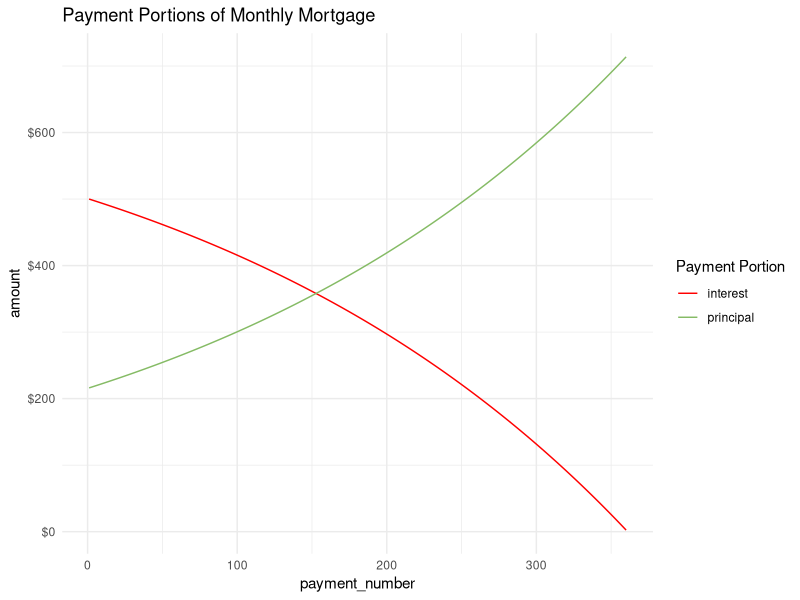
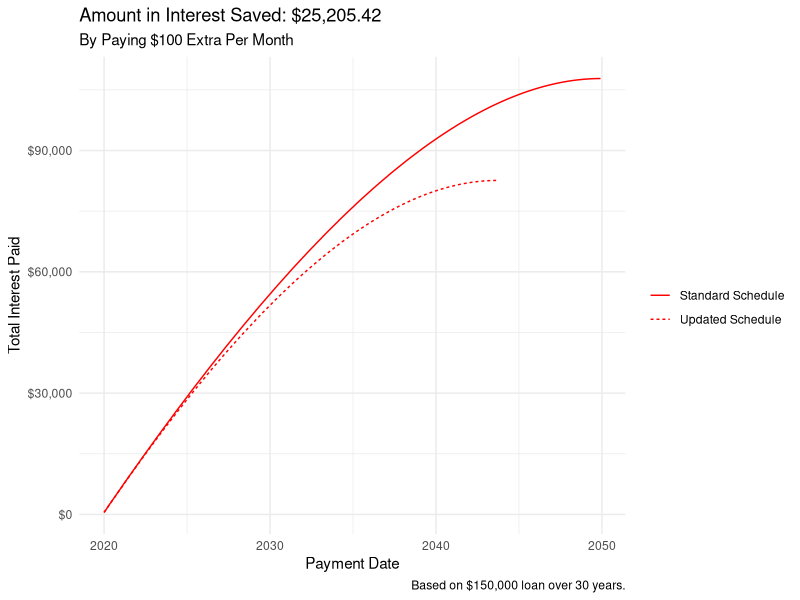

These figures' R source, in order:
## ---- chunk 1
knitr::opts_chunk$set(message=FALSE, warning=FALSE)
## ---- chunk 2
# Define the variables

term <- 360 # 30 years in months
original_loan_amount <- 150000 # $150,000 loan
annual_rate <- 0.04 # 4% interest rate
monthly_rate <- annual_rate/12 # rate converted to monthly rate

# Formula to calculate monthly 
# principal + interest payment

total_PI <- original_loan_amount * 
   (monthly_rate * (1 + monthly_rate) ^ term)/
   (((1 + monthly_rate) ^ term) - 1)
## ---- chunk 3
# Initialize the vectors as numeric with a length equal
# to the term of the loan.

interest <- principal <- balance <- date <- vector("numeric", term)

loan_amount <- original_loan_amount
# For loop to calculate values for each payment

for (i in 1:term) {
   intr <- loan_amount * monthly_rate
   prnp <- total_PI - intr
   loan_amount <- loan_amount - prnp
   
   interest[i] <- intr
   principal[i] <- prnp
   balance[i] <- loan_amount
}

# Throw vectors into a table for easier use

library(tidyverse) # for data manipulation going forward

standard_schedule <- tibble(payment_number = 1:term,
                            interest,
                            principal,
                            balance)

# Print head of standard_schedule

library(knitr) # both libraries for printing tables
library(kableExtra)

standard_schedule %>%
  
  # Format columns to display as dollars
  
  modify_at(c("interest", "principal", "balance"), scales::dollar,
            largest_with_cents = 1e+6) %>%
  
  # Limit to first 10 payments
  
  head(10) %>% 
  kable(booktabs = T) %>%
  kable_styling()
## ---- chunk 4
# Pivot longer makes it easier to visualize,
# but isn't totally necessary

standard_schedule %>%
  pivot_longer(cols = c("interest", "principal"), 
               names_to = "Payment Portion", 
               values_to = "amount") %>%
  ggplot(aes(payment_number, amount, color = `Payment Portion`)) +
  geom_line() +
  
  # '#85bb65' is the color of $$$
  
  scale_color_manual(values = c("red", "#85bb65")) +
  
  # Change the theme for better appearance
  
  theme_minimal() +
  scale_y_continuous(labels = scales::dollar) +
  labs(title = "Payment Portions of Monthly Mortgage")
## ---- chunk 5
# Filter for interest less than principal

standard_schedule %>%
  filter(interest < principal) %>%
  
  # Include only the first observation
  
  head(1) %>%
  
  #  Prettify for table
  
  modify_at(c("interest", "principal", "balance"), scales::dollar,
            largest_with_cents = 1e+6) %>%
  kable(booktabs = T) %>%
  kable_styling()
## ---- chunk 6
library(lubridate)

# Set first payment date

first_payment <- "2020-01-01"


# Add vector as variable to standard schedule

standard_schedule <- standard_schedule %>%
  mutate(date = seq(from = ymd(first_payment), by = "month",
            length.out = term)) %>%
  select(date, everything())

standard_schedule %>%
  modify_at(c("interest", "principal", "balance"), scales::dollar,
          largest_with_cents = 1e+6) %>%
  head(10) %>%
  kable(booktabs = T) %>%
  kable_styling()

## ---- chunk 7
standard_schedule %>%
  filter(interest < principal) %>%
  head(1) %>%
  modify_at(c("interest", "principal", "balance"), scales::dollar,
            largest_with_cents = 1e+6) %>%
  kable(booktabs = T) %>%
  kable_styling()
## ---- chunk 8
# Create new variables for updated schedule

loan_amount1 <- original_loan_amount

interest1 <- principal1 <- extra <- xtra <- balance1 <- bonus <- NULL

# Set the extra monthly payment amount

for (i in 1:term) {
  
  # Stop the for loop when blance is paid off
  # Otherwise, loop will keep making monthly payments
  # Also must be sure to round values to 0.00
  
  if(loan_amount1 > 0.00) {
    intr1 <- (loan_amount1 * monthly_rate) %>%
      
      # Round to 0.00 for payments
      
      round(2)
    
    # Last payment won't be in full
    
    prnp1 <- ifelse(loan_amount1 < (total_PI - intr1),
                    loan_amount1,
                    total_PI - intr1) %>% round(2)
    
    # Last payment won't need extra payment
    
    xtra <- ifelse(loan_amount1 < (total_PI - intr1), 0, 100)
    
    loan_amount1 <- (loan_amount1 - prnp1 - xtra) %>%
      round(2)
  
    extra[i] <- xtra
    interest1[i] <- intr1
    principal1[i] <- prnp1
    balance1[i] <- loan_amount1
  }
}

# Set new term length 

new_term <- length(balance1)

# Combine in single table

updated_schedule <- tibble(date = seq(from = ymd(first_payment), by = "month",
                                      length.out = new_term),
                          payment_number = 1:new_term,
                          interest = interest1,
                          principal = principal1,
                          extra,
                          balance = balance1)


## ---- chunk 9

updated_schedule %>%
  modify_at(c("interest", "principal", "extra", "balance"), scales::dollar,
          largest_with_cents = 1e+6) %>%
  head(10) %>%
  kable(booktabs = T) %>%
  kable_styling()
## ---- chunk 10
updated_schedule %>%
  modify_at(c("interest", "principal", "extra", "balance"), scales::dollar,
          largest_with_cents = 1e+6) %>%
  tail(10) %>%
  kable(booktabs = T) %>%
  kable_styling()
## ---- chunk 11
# Viz is easier if schedules are joined
# First, create matching variables 

ss <- standard_schedule %>%
  mutate(schedule = "standard",
         extra = 0)

us <- updated_schedule %>%
  mutate(schedule = "updated")

both_schedules <- bind_rows(ss, us)

both_schedules %>%
  group_by(schedule) %>%
  mutate(cum_int = cumsum(interest),
            cum_prnp = cumsum(principal)) %>%
  pivot_longer(cols = c("cum_int", "cum_prnp"), 
               names_to = "Payment Portion", 
               values_to = "amount") %>%
  filter(`Payment Portion` != "cum_prnp") %>%
  ggplot(aes(date, amount, 
             group = schedule)) +
  geom_line(aes(linetype = schedule), color = "red") +
  
  # Change the theme for better appearance
  
  theme_minimal() +
  scale_y_continuous(labels = scales::dollar) +
  scale_linetype_discrete(labels = c("Standard Schedule", "Updated Schedule")) +
  labs(title = paste("Amount in Interest Saved: ", scales::dollar(sum(interest) - sum(interest1)), sep = ""),
       subtitle = paste("By Paying", scales::dollar(extra), "Extra Per Month", sep = " "),
       y = "Total Interest Paid",
       x = "Payment Date", linetype = "",
       caption = paste("Based on ", scales::dollar(original_loan_amount), " loan over " , (term/12), " years.", sep = "")) +
  guides(linetype = guide_legend(override.aes = list(col = "red")))
